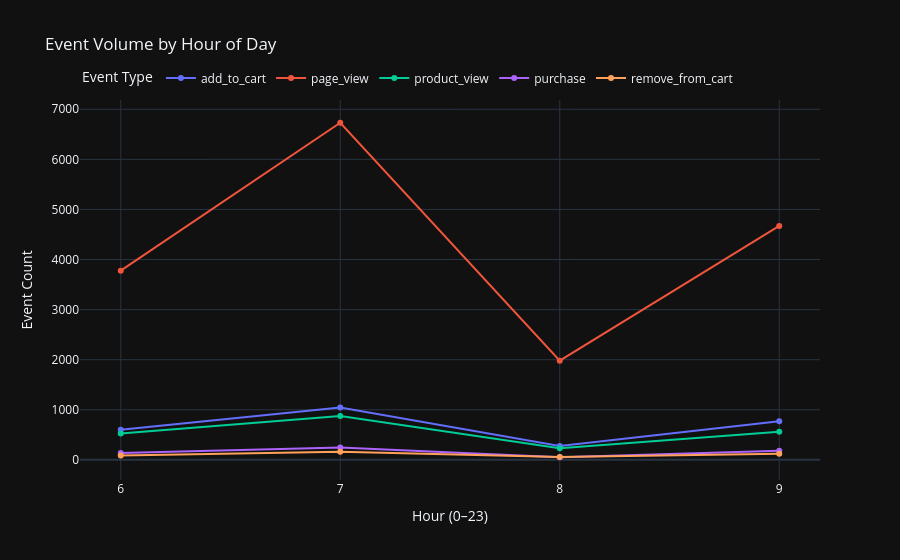
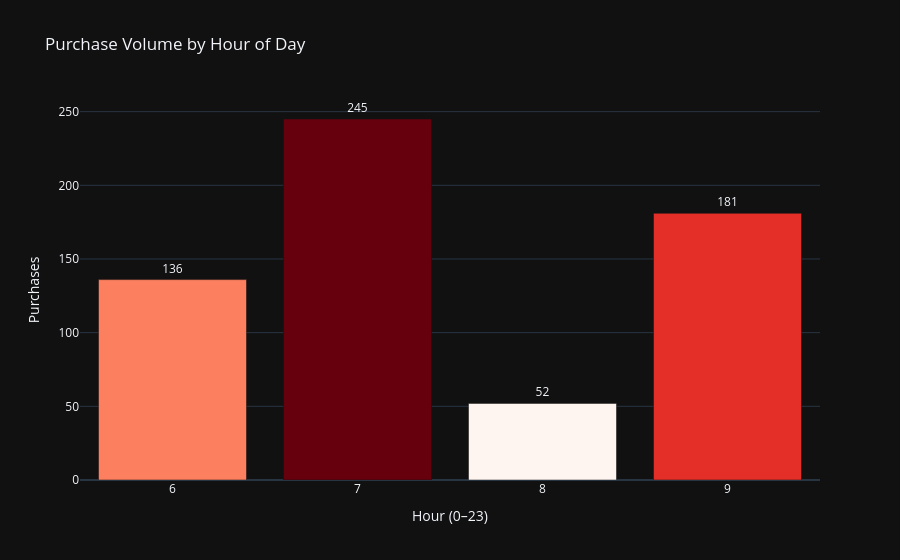

The notebook cell these images were saved under, in order:
### Markdown cell above
## 5. Hourly Activity Patterns

Examines when users are most active throughout the day and identifies peak purchase windows.
Knowing *when* purchases concentrate lets us time promotions, dynamic pricing, and notifications for maximum impact.

### Code cell
hourly = qry('''
    SELECT
        EXTRACT(HOUR FROM timestamp)::INT  AS hour,
        event_type,
        COUNT(*)                           AS event_count
    FROM ecommerce.clickstream_events
    GROUP BY EXTRACT(HOUR FROM timestamp), event_type
    ORDER BY hour, event_type
''')

# ── Line chart: all event types ───────────────────────────────────────────────
fig = px.line(
    hourly,
    x='hour', y='event_count',
    color='event_type',
    markers=True,
    title='Event Volume by Hour of Day',
    labels={'hour': 'Hour (0–23)', 'event_count': 'Event Count', 'event_type': 'Event Type'},
    template=DARK,
)
fig.update_layout(
    xaxis=dict(tickmode='linear', tick0=0, dtick=1),
    legend=dict(orientation='h', yanchor='bottom', y=1.02),
)
fig.show()

# ── Purchase-only heatmap bar ─────────────────────────────────────────────────
purchases_by_hour = (
    hourly[hourly['event_type'] == 'purchase']
    .copy()
    .reset_index(drop=True)
)

fig2 = px.bar(
    purchases_by_hour,
    x='hour', y='event_count',
    text='event_count',
    title='Purchase Volume by Hour of Day',
    labels={'hour': 'Hour (0–23)', 'event_count': 'Purchases'},
    color='event_count',
    color_continuous_scale='Reds',
    template=DARK,
)
fig2.update_traces(textposition='outside')
fig2.update_layout(
    xaxis=dict(tickmode='linear', tick0=0, dtick=1),
    coloraxis_showscale=False,
)
fig2.show()

# ── Peak purchase hours ───────────────────────────────────────────────────────
if not purchases_by_hour.empty:
    peak = purchases_by_hour.nlargest(3, 'event_count')[['hour', 'event_count']]
    print("Top 3 purchase hours:")
    for _, r in peak.iterrows():
        print(f"  {int(r['hour']):02d}:00  —  {int(r['event_count'])} purchases")
else:
    print("No purchase events recorded yet.")

### Figure 1 — Plotly figure (JSON) as saved in the notebook; plotly's stock layout.template omitted (floating-point values rounded to 4 significant figures)
{"data": [{"hovertemplate": "Event Type=add_to_cart<br>Hour (0–23)=%{x}<br>Event Count=%{y}<extra></extra>", "legendgroup": "add_to_cart", "line": {"color": "#636efa", "dash": "solid"}, "marker": {"symbol": "circle"}, "mode": "lines+markers", "name": "add_to_cart", "orientation": "v", "showlegend": true, "type": "scatter", "x": [6, 7, 8, 9], "xaxis": "x", "y": [599, 1044, 277, 773], "yaxis": "y"}, {"hovertemplate": "Event Type=page_view<br>Hour (0–23)=%{x}<br>Event Count=%{y}<extra></extra>", "legendgroup": "page_view", "line": {"color": "#EF553B", "dash": "solid"}, "marker": {"symbol": "circle"}, "mode": "lines+markers", "name": "page_view", "orientation": "v", "showlegend": true, "type": "scatter", "x": [6, 7, 8, 9], "xaxis": "x", "y": [3777, 6731, 1980, 4670], "yaxis": "y"}, {"hovertemplate": "Event Type=product_view<br>Hour (0–23)=%{x}<br>Event Count=%{y}<extra></extra>", "legendgroup": "product_view", "line": {"color": "#00cc96", "dash": "solid"}, "marker": {"symbol": "circle"}, "mode": "lines+markers", "name": "product_view", "orientation": "v", "showlegend": true, "type": "scatter", "x": [6, 7, 8, 9], "xaxis": "x", "y": [524, 877, 231, 562], "yaxis": "y"}, {"hovertemplate": "Event Type=purchase<br>Hour (0–23)=%{x}<br>Event Count=%{y}<extra></extra>", "legendgroup": "purchase", "line": {"color": "#ab63fa", "dash": "solid"}, "marker": {"symbol": "circle"}, "mode": "lines+markers", "name": "purchase", "orientation": "v", "showlegend": true, "type": "scatter", "x": [6, 7, 8, 9], "xaxis": "x", "y": [136, 245, 52, 181], "yaxis": "y"}, {"hovertemplate": "Event Type=remove_from_cart<br>Hour (0–23)=%{x}<br>Event Count=%{y}<extra></extra>", "legendgroup": "remove_from_cart", "line": {"color": "#FFA15A", "dash": "solid"}, "marker": {"symbol": "circle"}, "mode": "lines+markers", "name": "remove_from_cart", "orientation": "v", "showlegend": true, "type": "scatter", "x": [6, 7, 8, 9], "xaxis": "x", "y": [89, 164, 55, 122], "yaxis": "y"}], "layout": {"legend": {"orientation": "h", "title": {"text": "Event Type"}, "tracegroupgap": 0, "y": 1.02, "yanchor": "bottom"}, "title": {"text": "Event Volume by Hour of Day"}, "xaxis": {"anchor": "y", "domain": [0, 1], "dtick": 1, "tick0": 0, "tickmode": "linear", "title": {"text": "Hour (0–23)"}}, "yaxis": {"anchor": "x", "domain": [0, 1], "title": {"text": "Event Count"}}}}

### Figure 2 — Plotly figure (JSON) as saved in the notebook; plotly's stock layout.template omitted (floating-point values rounded to 4 significant figures)
{"data": [{"hovertemplate": "Hour (0–23)=%{x}<br>Purchases=%{marker.color}<extra></extra>", "legendgroup": "", "marker": {"color": [136, 245, 52, 181], "coloraxis": "coloraxis", "pattern": {"shape": ""}}, "name": "", "orientation": "v", "showlegend": false, "text": [136.0, 245.0, 52.0, 181.0], "textposition": "outside", "type": "bar", "x": [6, 7, 8, 9], "xaxis": "x", "y": [136, 245, 52, 181], "yaxis": "y"}], "layout": {"barmode": "relative", "coloraxis": {"colorbar": {"title": {"text": "Purchases"}}, "colorscale": [[0, "rgb(255,245,240)"], [0.125, "rgb(254,224,210)"], [0.25, "rgb(252,187,161)"], [0.375, "rgb(252,146,114)"], [0.5, "rgb(251,106,74)"], [0.625, "rgb(239,59,44)"], [0.75, "rgb(203,24,29)"], [0.875, "rgb(165,15,21)"], [1, "rgb(103,0,13)"]], "showscale": false}, "legend": {"tracegroupgap": 0}, "title": {"text": "Purchase Volume by Hour of Day"}, "xaxis": {"anchor": "y", "domain": [0, 1], "dtick": 1, "tick0": 0, "tickmode": "linear", "title": {"text": "Hour (0–23)"}}, "yaxis": {"anchor": "x", "domain": [0, 1], "title": {"text": "Purchases"}}}}
